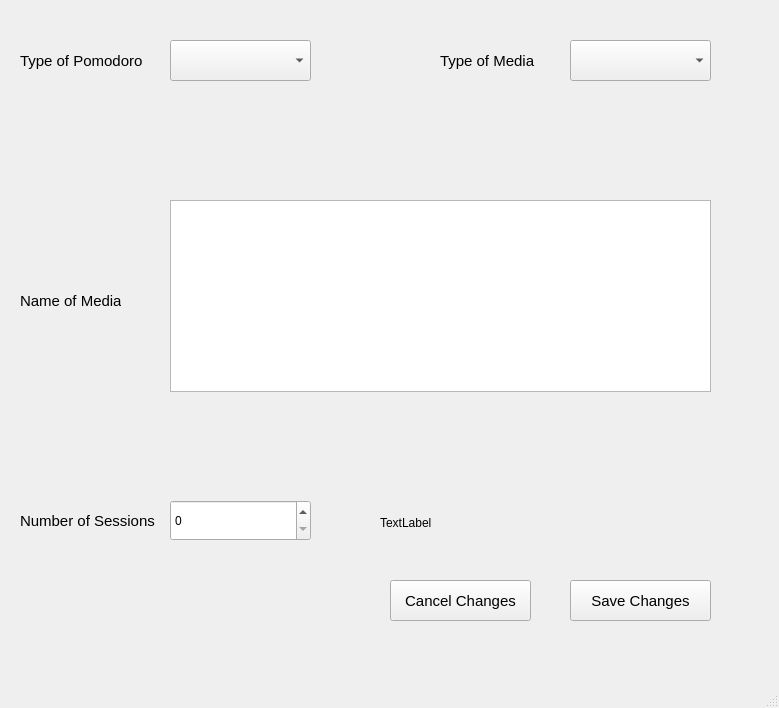
<?xml version="1.0" encoding="UTF-8"?>
<ui version="4.0">
 <class>Pomodoro_Settings_Window</class>
 <widget class="QMainWindow" name="Pomodoro_Settings_Window">
  <property name="geometry">
   <rect>
    <x>0</x>
    <y>0</y>
    <width>779</width>
    <height>708</height>
   </rect>
  </property>
  <property name="windowTitle">
   <string>Pomodoro Settings</string>
  </property>
  <widget class="QWidget" name="centralwidget">
   <widget class="QComboBox" name="combo_box_type_of_pomodoro">
    <property name="geometry">
     <rect>
      <x>170</x>
      <y>40</y>
      <width>141</width>
      <height>41</height>
     </rect>
    </property>
   </widget>
   <widget class="QLabel" name="label_3">
    <property name="geometry">
     <rect>
      <x>440</x>
      <y>40</y>
      <width>111</width>
      <height>41</height>
     </rect>
    </property>
    <property name="font">
     <font>
      <pointsize>11</pointsize>
     </font>
    </property>
    <property name="text">
     <string>Type of Media</string>
    </property>
   </widget>
   <widget class="QLabel" name="label_4">
    <property name="geometry">
     <rect>
      <x>20</x>
      <y>280</y>
      <width>101</width>
      <height>41</height>
     </rect>
    </property>
    <property name="font">
     <font>
      <pointsize>11</pointsize>
     </font>
    </property>
    <property name="text">
     <string>Name of Media</string>
    </property>
   </widget>
   <widget class="QLabel" name="label_5">
    <property name="geometry">
     <rect>
      <x>20</x>
      <y>40</y>
      <width>131</width>
      <height>41</height>
     </rect>
    </property>
    <property name="font">
     <font>
      <pointsize>11</pointsize>
     </font>
    </property>
    <property name="text">
     <string>Type of Pomodoro</string>
    </property>
   </widget>
   <widget class="QComboBox" name="combo_box_type_of_media">
    <property name="geometry">
     <rect>
      <x>570</x>
      <y>40</y>
      <width>141</width>
      <height>41</height>
     </rect>
    </property>
   </widget>
   <widget class="QListWidget" name="list_widget_name_of_media">
    <property name="geometry">
     <rect>
      <x>170</x>
      <y>200</y>
      <width>541</width>
      <height>192</height>
     </rect>
    </property>
   </widget>
   <widget class="QLabel" name="label_6">
    <property name="geometry">
     <rect>
      <x>20</x>
      <y>500</y>
      <width>141</width>
      <height>41</height>
     </rect>
    </property>
    <property name="font">
     <font>
      <pointsize>11</pointsize>
     </font>
    </property>
    <property name="text">
     <string>Number of Sessions</string>
    </property>
   </widget>
   <widget class="QSpinBox" name="spin_box_number_of_sessions">
    <property name="geometry">
     <rect>
      <x>170</x>
      <y>500</y>
      <width>141</width>
      <height>41</height>
     </rect>
    </property>
   </widget>
   <widget class="QPushButton" name="btn_save">
    <property name="geometry">
     <rect>
      <x>570</x>
      <y>580</y>
      <width>141</width>
      <height>41</height>
     </rect>
    </property>
    <property name="font">
     <font>
      <pointsize>11</pointsize>
     </font>
    </property>
    <property name="text">
     <string>Save Changes</string>
    </property>
   </widget>
   <widget class="QPushButton" name="btn_cancel">
    <property name="geometry">
     <rect>
      <x>390</x>
      <y>580</y>
      <width>141</width>
      <height>41</height>
     </rect>
    </property>
    <property name="font">
     <font>
      <pointsize>11</pointsize>
     </font>
    </property>
    <property name="text">
     <string>Cancel Changes</string>
    </property>
   </widget>
   <widget class="QLabel" name="lbl_wrong_inputs">
    <property name="geometry">
     <rect>
      <x>380</x>
      <y>512</y>
      <width>371</width>
      <height>21</height>
     </rect>
    </property>
    <property name="text">
     <string>TextLabel</string>
    </property>
   </widget>
  </widget>
  <widget class="QMenuBar" name="menubar">
   <property name="geometry">
    <rect>
     <x>0</x>
     <y>0</y>
     <width>779</width>
     <height>21</height>
    </rect>
   </property>
  </widget>
  <widget class="QStatusBar" name="statusbar"/>
 </widget>
 <resources/>
 <connections/>
</ui>
